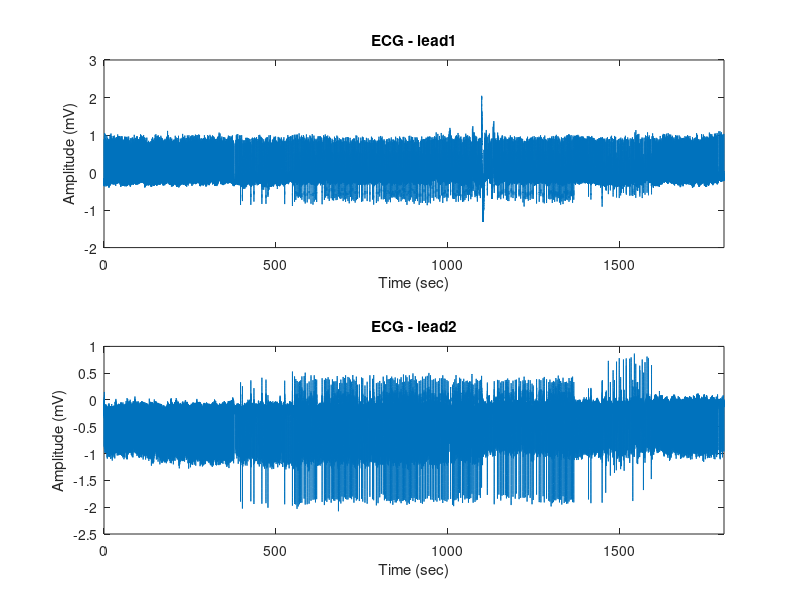
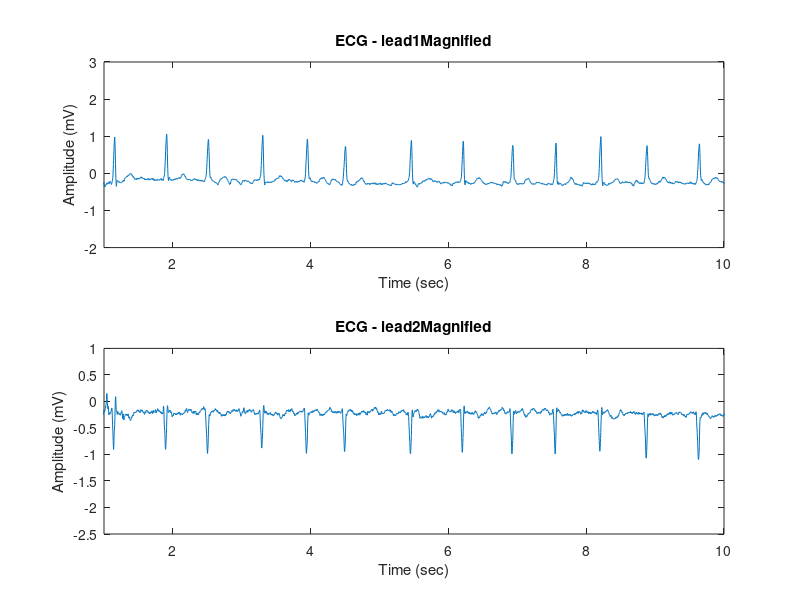
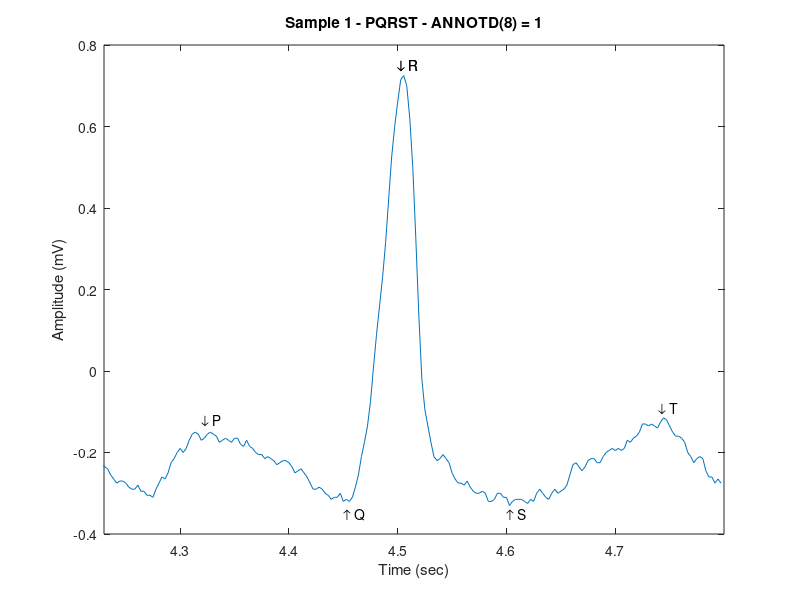
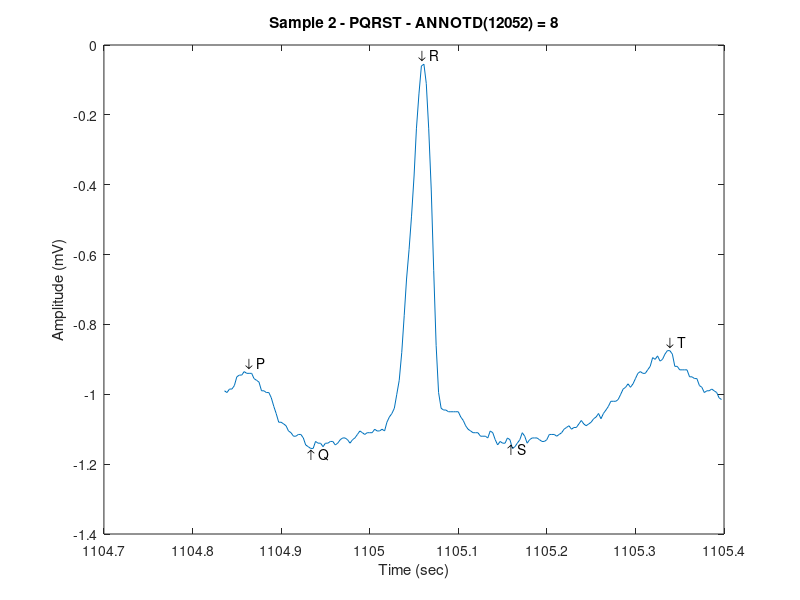

MATLAB code for these plots, in order: (Note: this script raises an error after producing the figures.)
%% ------------------------------------------------------------------------
%% Part 2
%% ------------------------------------------------------------------------
%% Load data
clear; clc;

load ECG_sig.mat

%% Q1 

fs = sfreq;
t = 0:1/fs:2000;

figure('Name','ECG data time plot','NumberTitle','off');

for i = 1:2
    subplot(2, 1, i)
    plot(t(1:length(Sig(:, i))), Sig(:, i))
    xlim([0, length(Sig(:, i))/fs])
    title(['ECG - lead', num2str(i)]);
    xlabel('Time (sec)')
    ylabel('Amplitude (mV)')
end 


figure('Name','ECG data time plot magnified','NumberTitle','off');
for i = 1:2
    subplot(2, 1, i)
    plot(t(1:length(Sig(:, i))), Sig(:, i))
    xlim([1, 10])
    title(['ECG - lead', num2str(i), 'Magnified']);
    xlabel('Time (sec)')
    ylabel('Amplitude (mV)')
end 

figure('Name','Sample 1 - PQRST','NumberTitle','off');
plot(t(floor(4.23*fs):floor(4.8*fs)), Sig(floor(4.23*fs):floor(4.8*fs), 1))
xlim([4.23, 4.8])
xlabel('Time (sec)')
ylabel('Amplitude (mV)')
title('Sample 1 - PQRST - ANNOTD(8) = 1')
text(4.32, -0.12, '\downarrow P') % (4.32, -0.15)
text(4.45, -0.35, '\uparrow Q') % (4.45, -0.32)
text(4.50, 0.75, '\downarrow R') % (4.50, 0.72)
text(4.50, 0.75, '\downarrow R') % (4.50, 0.72)
text(4.60, -0.35, '\uparrow S') % (4.60, -0.33)
text(4.74, -0.09, '\downarrow T') % (4.74, -0.115)

figure('Name','Sample 2 - PQRST','NumberTitle','off');
plot(t(floor(1104.84*fs):floor(1105.4*fs)), Sig(floor(1104.84*fs):floor(1105.4*fs), 1))
xlabel('Time (sec)')
ylabel('Amplitude (mV)')
title('Sample 2 - PQRST - ANNOTD(12052) = 8')
text(1104.86, -0.91, '\downarrow P') % (1104.86, -0.935)
text(1104.93, -1.17, '\uparrow Q') % (1104.94, -1.155)
text(1105.055, -0.03, '\downarrow R') % (1105.06, -0.055)
text(1105.155, -1.155, '\uparrow S') % (1105.16, -1.15)
text(1105.335, -0.85, '\downarrow T') % (1105.34, -0.875)

%% Q2

figure('Name','ANNOTD time plot','NumberTitle','off');
for i = 1:2
    subplot(2, 1, i)
    plot(t(1:length(Sig(:, i))), Sig(:, i))
    xlim([0, 40])
    xlabel('Time (sec)')
    ylabel('Amplitude (mV)')
    title(['ECG - lead', num2str(i), 'Annotated']);
    for j = 1:59
        text(ATRTIMED(j), 0, num2str(ANNOTD(j))); 
    end
end 

%% Q3

for i = 1:37
    arr = find(ANNOTD == i);
    if length(arr) > 1
        figure()
        
        for j = 1:2
            subplot(2, 1, j)
            plot(t(1:length(Sig(:, j))), Sig(:, j))
            xlim([ATRTIMED(arr(1))-0.3, ATRTIMED(arr(1))+0.3])
            title(['ECG - lead', num2str(j)]);
            xlabel('Time (sec)')
            ylabel('Amplitude (mV)')
        end
        sgtitle(['Annotation number: ', num2str(i)]) 
    end
end

%% Q4

x11 = Sig((ATRTIMED(5)-0.2)*fs:(ATRTIMED(7)+0.2)*fs, 1);
x12 = Sig((ATRTIMED(5)-0.2)*fs:(ATRTIMED(7)+0.2)*fs, 2);

x21 = Sig((ATRTIMED(641)-0.2)*fs:(ATRTIMED(643)+0.2)*fs, 1);
x22 = Sig((ATRTIMED(641)-0.2)*fs:(ATRTIMED(643)+0.2)*fs, 2);

figure('Name','Normal segment','NumberTitle','off');

subplot(2,1,1)

T = 1/fs;                     % Sampling period
t = (0:length(x11)-1)*T;                % Time vector

n = 2^nextpow2(length(x11));
Y = fft(x11, n, 2);
P2 = abs(Y/length(x11));
P1 = P2(1:n/2+1);
P1(2:end-1) = 2*P1(2:end-1);

plot(0:(fs/n):(fs/2-fs/n), pow2db(P1(1:n/2)))
title(['ECG data lead', num2str(1) , ' in the Frequency Domain - Normal'])
xlabel('Frequency (Hz)');
ylabel('|X(f)| (dB)')
xlim([0, fs/2])

subplot(2,1,2)

T = 1/fs;                     % Sampling period
t = (0:length(x12)-1)*T;                % Time vector

n = 2^nextpow2(length(x12));
Y = fft(x12, n, 2);
P2 = abs(Y/length(x12));
P1 = P2(1:n/2+1);
P1(2:end-1) = 2*P1(2:end-1);

plot(0:(fs/n):(fs/2-fs/n), pow2db(P1(1:n/2)))
title(['ECG data lead', num2str(2) , ' in the Frequency Domain - Normal'])
xlabel('Frequency (Hz)');
ylabel('|X(f)| (dB)')
xlim([0, fs/2])



figure('Name','Arrhythmia segment','NumberTitle','off');

subplot(2,1,1)

T = 1/fs;                     % Sampling period
t = (0:length(x21)-1)*T;                % Time vector

n = 2^nextpow2(length(x21));
Y = fft(x21, n, 2);
P2 = abs(Y/length(x21));
P1 = P2(1:n/2+1);
P1(2:end-1) = 2*P1(2:end-1);

plot(0:(fs/n):(fs/2-fs/n), pow2db(P1(1:n/2)))
title(['ECG data lead', num2str(1) , ' in the Frequency Domain - Arrhythmia'])
xlabel('Frequency (Hz)');
ylabel('|X(f)| (dB)')
xlim([0, fs/2])

subplot(2,1,2)

T = 1/fs;                     % Sampling period
t = (0:length(x22)-1)*T;                % Time vector

n = 2^nextpow2(length(x22));
Y = fft(x22, n, 2);
P2 = abs(Y/length(x22));
P1 = P2(1:n/2+1);
P1(2:end-1) = 2*P1(2:end-1);

plot(0:(fs/n):(fs/2-fs/n), pow2db(P1(1:n/2)))
title(['ECG data lead', num2str(2) , ' in the Frequency Domain - Arrhythmia'])
xlabel('Frequency (Hz)');
ylabel('|X(f)| (dB)')
xlim([0, fs/2])


% time_frequency
figure('Name','Normal segment','NumberTitle','off');
subplot(2,1,1)
spectrogram(x11,128,64,128,fs,'yaxis')
title(['ECG data lead', num2str(1) , ' Time-Freq Spectrum - Normal'])

subplot(2,1,2)
spectrogram(x12,128,64,128,fs,'yaxis')
title(['ECG data lead', num2str(2) , ' Time-Freq Spectrum - Normal'])

figure('Name','Arrhythmia segment','NumberTitle','off');

subplot(2,1,1)
spectrogram(x21,128,64,128,fs,'yaxis')
title(['ECG data lead', num2str(1) , ' Time-Freq Spectrum - Arrhythmia'])

subplot(2,1,2)
spectrogram(x22,128,64,128,fs,'yaxis')
title(['ECG data lead', num2str(2) , ' Time-Freq Spectrum - Arrhythmia'])